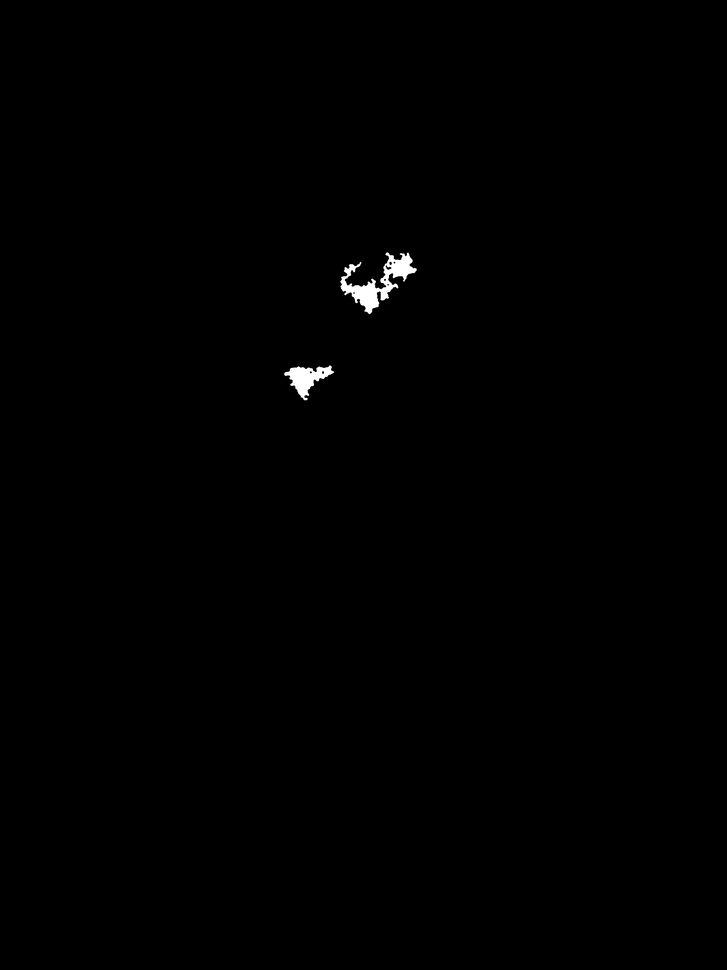
#> input picture SKinFilterResults/lab2.png, 727 x 970 px, shrunk from 2112 x 2816 before the run, given in place of lab2.jpg, which was not available
$ python test_jpg.py
#> lines starting #> are read from the running program, lines starting #| are printed output that depends on the picture; pictures that were not available may be replaced by others from this repository, and a replacement may not be noted
import cv2
import matplotlib.pyplot as plt
import numpy as np

mean = np.load("model3/mean.npy")
#> (reads model3/mean.npy from the repository)
std = np.load("model3/std.npy")
#> (reads model3/std.npy from the repository)
std[std == 0] = 1.0

def get_ycbcr_channels_norm(path):
#> called with path = 'TestImagesForPrograms/lab2.jpg'
    img_bgr = cv2.imread(path)
#> img_bgr is the input picture: shape (970, 727, 3); min 0, max 255, mean 0.8
    img_rgb = cv2.cvtColor(img_bgr, cv2.COLOR_BGR2RGB)
    img_ycrcb = cv2.cvtColor(img_rgb, cv2.COLOR_RGB2YCrCb)
#> img_ycrcb: shape (970, 727, 3); mean of channels 0, 1, 2 0.8, 128, 128

    Y  = img_ycrcb[:, :, 0].astype(np.float32)
    Cr = img_ycrcb[:, :, 1].astype(np.float32)
#> Cr: shape (970, 727) float32; every value is 128
    Cb = img_ycrcb[:, :, 2].astype(np.float32)

    features = np.stack([Y, Cb, Cr], axis=-1).reshape(-1, 3)

    features_norm = (features - mean) / std

    Y_norm  = features_norm[:, 0]
    Cb_norm = features_norm[:, 1]
    Cr_norm = features_norm[:, 2]

    return Y_norm, Cb_norm, Cr_norm


Y1, Cb1, Cr1 = get_ycbcr_channels_norm("TestImagesForPrograms/lab2.jpg")
Y2, Cb2, Cr2 = get_ycbcr_channels_norm("TestImagesForPrograms/2.jpg")
#> call 2 of get_ycbcr_channels_norm, with path = 'TestImagesForPrograms/2.jpg'
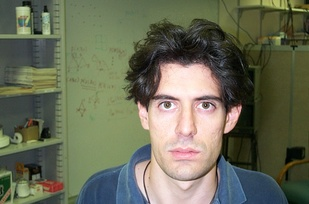
#> input picture TestImagesForPrograms/2.jpg, 309 x 204 px, shrunk from 896 x 592 before the run
#> in get_ycbcr_channels_norm, img_bgr is the input picture: shape (204, 309, 3); mean B, G, R 87.1, 108.1, 105.8
#> in get_ycbcr_channels_norm (call 2), `img_ycrcb = cv2.cvtColor(img_rgb, cv2.COLOR_RGB2YCrCb)`: img_ycrcb: shape (204, 309, 3); mean of channels 0, 1, 2 105, 128.6, 117.9
#> in get_ycbcr_channels_norm (call 2), `Y  = img_ycrcb[:, :, 0].astype(np.float32)`:
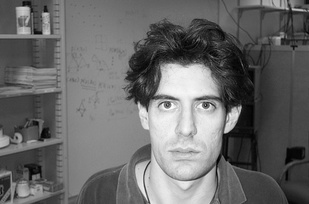
#> Y: shape (204, 309) float32; min 1, max 254, mean 105
#> in get_ycbcr_channels_norm (call 2), `Cr = img_ycrcb[:, :, 1].astype(np.float32)`:
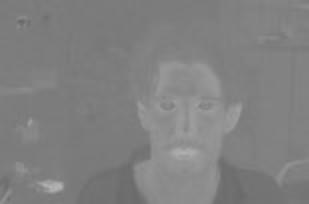
#> Cr: shape (204, 309) float32; min 105, max 179, mean 128.6
#> in get_ycbcr_channels_norm (call 2), `Cb = img_ycrcb[:, :, 2].astype(np.float32)`:
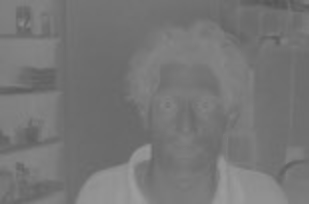
#> Cb: shape (204, 309) float32; min 86, max 157, mean 117.9

plt.figure(figsize=(12, 4))

plt.subplot(1, 3, 1)
plt.hist(Y1, bins=50, alpha=0.5, label="good")
plt.hist(Y2, bins=50, alpha=0.5, label="bad")
plt.title("Y (normalized)")
plt.legend()

plt.subplot(1, 3, 2)
plt.hist(Cb1, bins=50, alpha=0.5, label="good")
plt.hist(Cb2, bins=50, alpha=0.5, label="bad")
plt.title("Cb (normalized)")
plt.legend()

plt.subplot(1, 3, 3)
plt.hist(Cr1, bins=50, alpha=0.5, label="good")
plt.hist(Cr2, bins=50, alpha=0.5, label="bad")
plt.title("Cr (normalized)")
plt.legend()

plt.tight_layout()
plt.show()
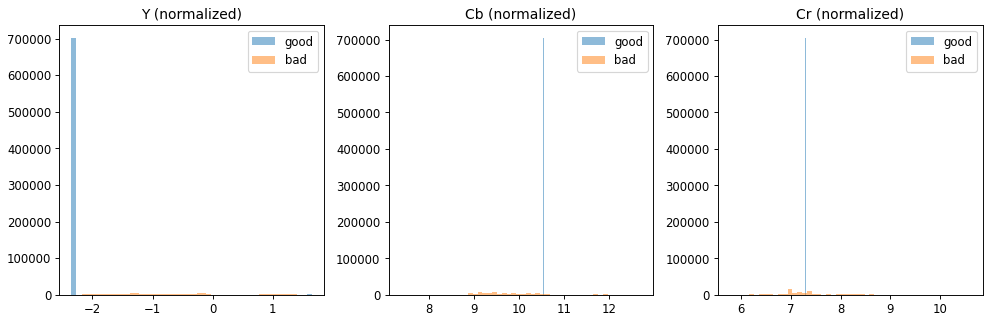
#> figure drawn by matplotlib, 3 panels; panel 1: tallest bar 702525 high, from x = -2.35 to -2.27; panel 1: tallest bar 4023 high, from x = -1.3 to -1.22; panel 2: tallest bar 705190 high, from x = 10.53 to 10.55; panel 2: tallest bar 6436 high, from x = 9.08 to 9.19
